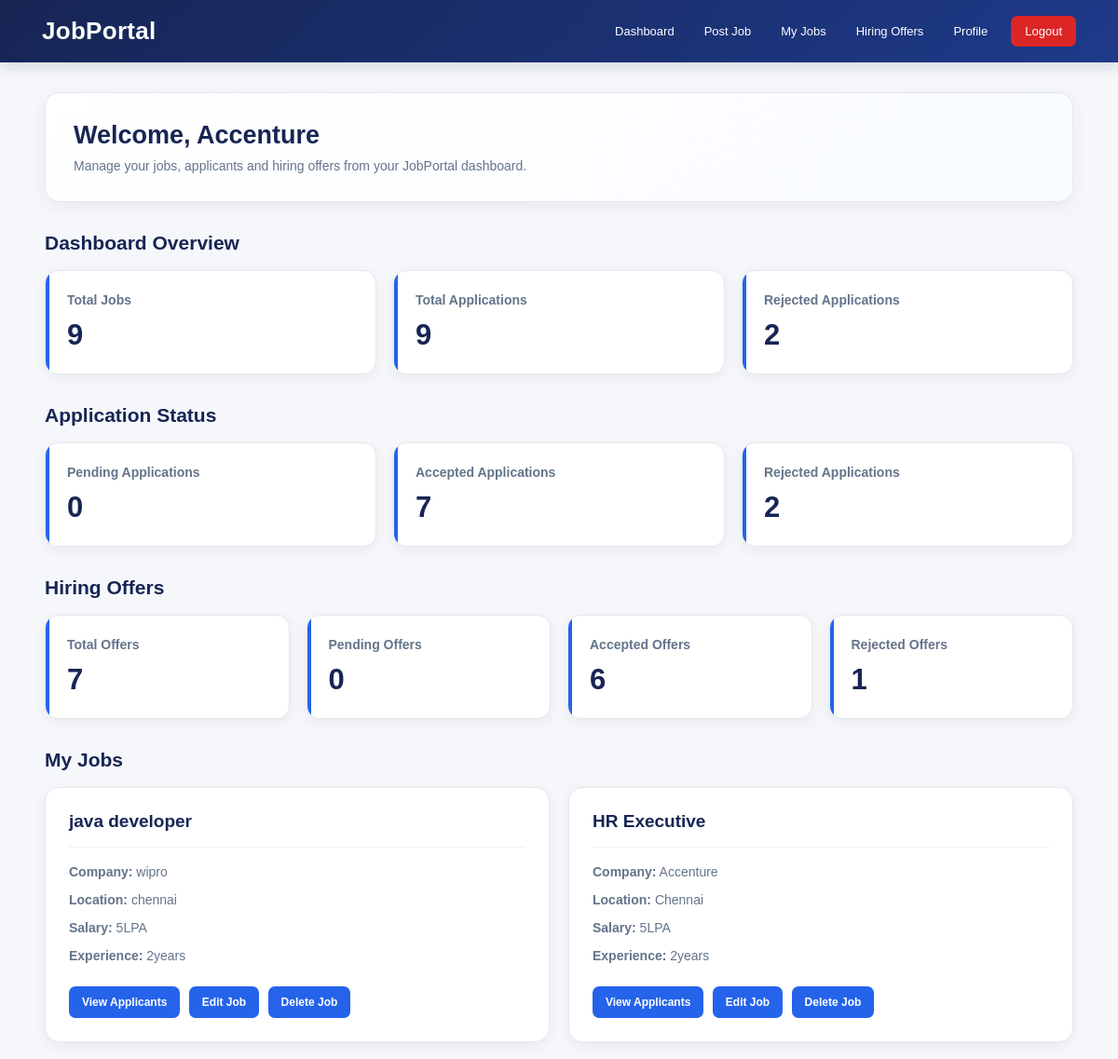
Before: /employers/dashboard/ (signed in, upper part) with the older database file.
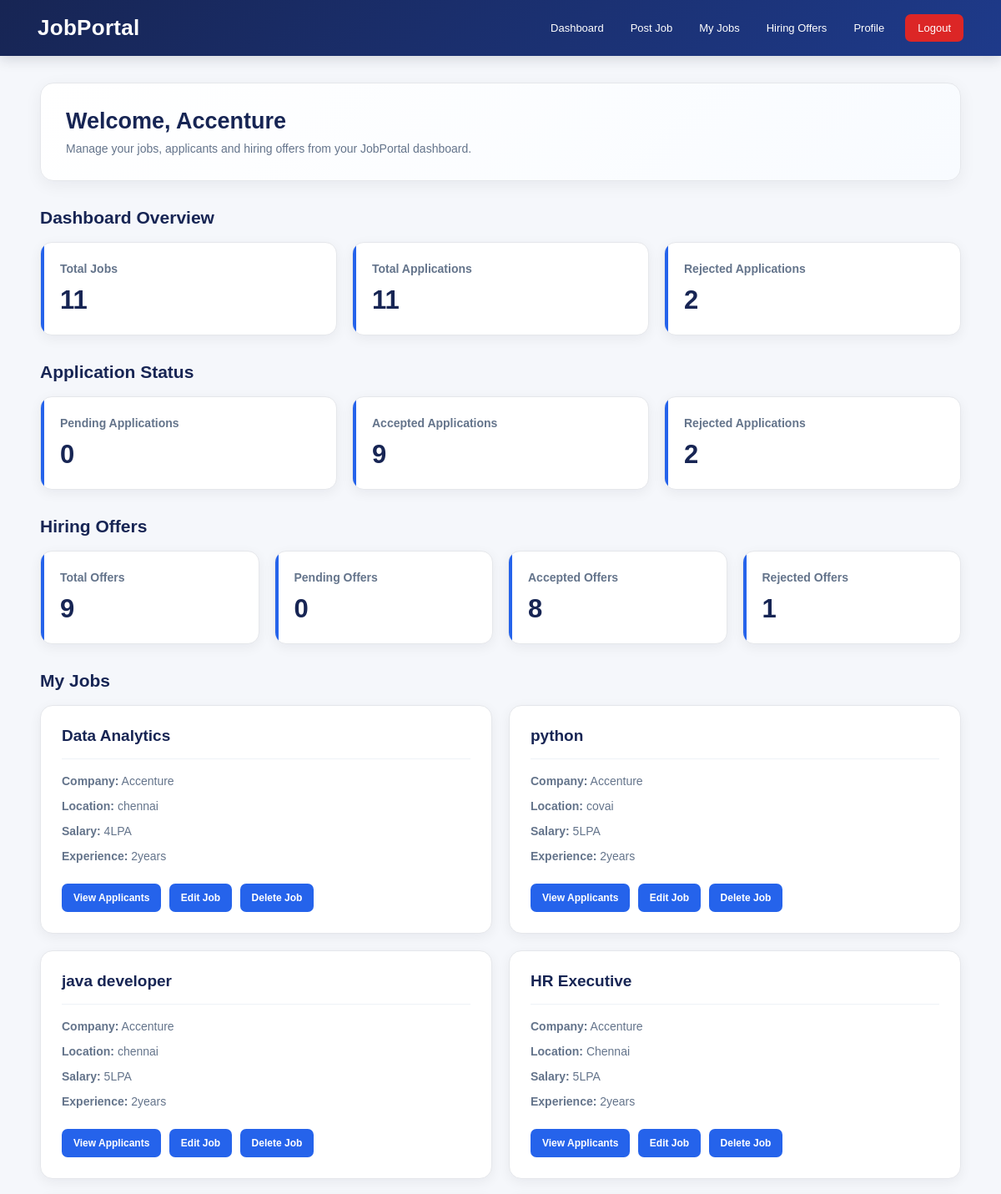
After: the same page with the newer database file.
### jobs/models.py (models this page shows, shortened)
class Job(models.Model):
    job_title = models.CharField(
        max_length=100
    )
    job_type = models.CharField(
        max_length=20,
        choices=[
            ("Job", "Job"),
            ("Internship", "Internship"),
        ],
        default="Job"
    )
    company_name = models.CharField(
        max_length=100,
        default="Unknown Company"
    )
    employer_email = models.EmailField(
        blank=True,
        null=True
    )
    location = models.CharField(
        max_length=100,
        blank=True,
        null=True
    )
    salary = models.CharField(
        max_length=50,
        default="Not specified"
    )
    experience = models.CharField(
        max_length=50,
        blank=True,
        null=True
    )
    skills = models.TextField(
        default=""
    )

### employers/views.py (the view)
def employer_dashboard(request):
    employer_id = request.session.get("employer_id")
    if not employer_id:
        return redirect("employer_login")
    employer = get_object_or_404(
        Employer,
        id=employer_id
    )
    jobs = Job.objects.filter(
        employer_email=employer.company_email
    ).order_by("-id")
    applications = Application.objects.filter(
        job__in=jobs
    ).order_by("-id")
    total_jobs = jobs.count()
    total_applicants = applications.count()
    accepted_applications = applications.filter(
        status="Accepted"
    ).count()
    rejected_applications = applications.filter(
        status="Rejected"
    ).count()
    pending_applications = applications.filter(
        status="Applied"
    ).count()
    hiring_offers = HiringOffer.objects.filter(
    application__job__in=jobs
    ).order_by("-id")
    total_hiring_offers = hiring_offers.count()
    accepted_hiring_offers = hiring_offers.filter(
    status="Accepted"
    ).count()
    rejected_hiring_offers = hiring_offers.filter(
    status="Rejected"
    ).count()
    pending_hiring_offers = hiring_offers.filter(
    status="Offered"
    ).count()
    print()
    print("========== EMPLOYER DASHBOARD DEBUG ==========")
    print(
        "EMPLOYER:",
        employer.company_name
    )
    print(
        "EMPLOYER EMAIL:",
        employer.company_email
    )
    print()
    print("---------- JOBS ----------")
    print(
        "JOB COUNT:",
        jobs.count()
    )
    for job in jobs:
        print(
            "JOB:",
            job.id,
            "| TITLE:",
            job.job_title,
            "| COMPANY:",
            job.company_name,
            "| EMAIL:",
            job.employer_email
        )
    print()
    print("---------- APPLICATIONS ----------")
    print(
        "APPLICATION COUNT:",
        applications.count()
    )
    for application in applications:
        print(
            "APPLICATION:",
            application.id,
            "| STUDENT:",
            application.student_name,
            "| EMAIL:",
            application.student_email,
            "| JOB:",
            application.job_title,
            "| STATUS:",
            application.status
        )
    print()
    print("---------- APPLICATION COUNTS ----------")
    print(
        "TOTAL APPLICANTS:",
        total_applicants
    )
    print(
        "ACCEPTED APPLICATIONS:",
        accepted_applications
    )
    print(
        "REJECTED APPLICATIONS:",
        rejected_applications
    )
    print(
        "PENDING APPLICATIONS:",
        pending_applications
    )
    print()
    print("---------- HIRING OFFERS ----------")
    print(
        "TOTAL HIRING OFFERS:",
        total_hiring_offers
    )
    print(
        "PENDING HIRING OFFERS:",
        pending_hiring_offers
    )
    print(
        "ACCEPTED HIRING OFFERS:",
        accepted_hiring_offers
    )
    print(
        "REJECTED HIRING OFFERS:",
        rejected_hiring_offers
    )
    for offer in hiring_offers:
        print(
            "OFFER ID:",
            offer.id,
            "| STUDENT:",
            offer.student_name,
            "| COMPANY:",
            offer.company_name,
            "| JOB:",
            offer.job_title,
            "| STATUS:",
            offer.status
        )
    print()
    print("==============================================")
    print()
    context = {
        "employer": employer,
        "jobs": jobs,
        "total_jobs":
            total_jobs,
        "total_applicants":
            total_applicants,
        "accepted_applications":
            accepted_applications,
        "rejected_applications":
            rejected_applications,
        "pending_applications":
            pending_applications,
        "total_hiring_offers":
            total_hiring_offers,
        "pending_hiring_offers":
            pending_hiring_offers,
        "accepted_hiring_offers":
            accepted_hiring_offers,
        "rejected_hiring_offers":
            rejected_hiring_offers,
    }
    return render(
        request,
        "employer_dashboard.html",
        context
    )

### employers/templates/employer_dashboard.html (shortened to what the changed rows need)
<!DOCTYPE html>
<html lang="en">
<head>
</head>
<body>
    <div class="container">
        <div class="welcome">
            <h1>
                Welcome, {{ employer.company_name }}
            </h1>
        </div>
        <h2 class="section-title">
            Dashboard Overview
        </h2>
        <div class="stats">
            <div class="card">
                <h3>
                    Total Jobs
                </h3>
                <div class="number">
                    {{ total_jobs }}
                </div>
            </div>
            <div class="card">
                <h3>
                    Total Applications
                </h3>
                <div class="number">
                    {{ total_applicants }}
                </div>
            </div>
        </div>
        <h2 class="section-title">
            Application Status
        </h2>
        <div class="status-grid">
            <div class="card">
                <h3>
                    Accepted Applications
                </h3>
                <div class="number">
                    {{ accepted_applications }}
                </div>
            </div>
        </div>
        <h2 class="section-title">
            Hiring Offers
        </h2>
        <div class="offer-grid">
            <div class="card">
                <h3>
                    Total Offers
                </h3>
                <div class="number">
                    {{ total_hiring_offers }}
                </div>
            </div>
            <div class="card">
                <h3>
                    Accepted Offers
                </h3>
                <div class="number">
                    {{ accepted_hiring_offers }}
                </div>
            </div>
        </div>
        <h2 class="section-title">
            My Jobs
        </h2>
        {% if jobs %}
        <div class="jobs-container">
            {% for job in jobs %}
            <div class="job-card">
                <h3>
                    {{ job.job_title }}
                </h3>
                <div class="job-info">
                    <div>
                        <strong>Company:</strong>
                        {{ job.company_name }}
                    </div>
                    <div>
                        <strong>Location:</strong>
                        {{ job.location }}
                    </div>
                    <div>
                        <strong>Salary:</strong>
                        {{ job.salary }}
                    </div>
                    <div>
                        <strong>Experience:</strong>
                        {{ job.experience }}
                    </div>
                </div>
                <a href="{% url 'view_applicants' job_id=job.id %}"
                   class="btn">
                    View Applicants
                </a>
                <a href="{% url 'edit_job' job_id=job.id %}"
                   class="btn">
                    Edit Job
                </a>
                <a href="{% url 'delete_job' job_id=job.id %}"
                   class="btn">
                    Delete Job
                </a>
            </div>
            {% endfor %}
        </div>
        {% endif %}
    </div>
</body>
</html>

Changed rows visible on the page:
added Job: job_title "Data Analytics", company_name "Accenture", location "chennai", salary "4LPA", experience "2years"
added Job: job_title "python", company_name "Accenture", location "covai", salary "5LPA", experience "2years"
changed Job "java developer": company_name "wipro" → "Accenture"
Other visible differences:
{{ total_jobs }}: "9" → "11"
{{ total_applicants }}: "9" → "11"
{{ accepted_applications }}: "7" → "9"
{{ total_hiring_offers }}: "7" → "9"
{{ accepted_hiring_offers }}: "6" → "8"
